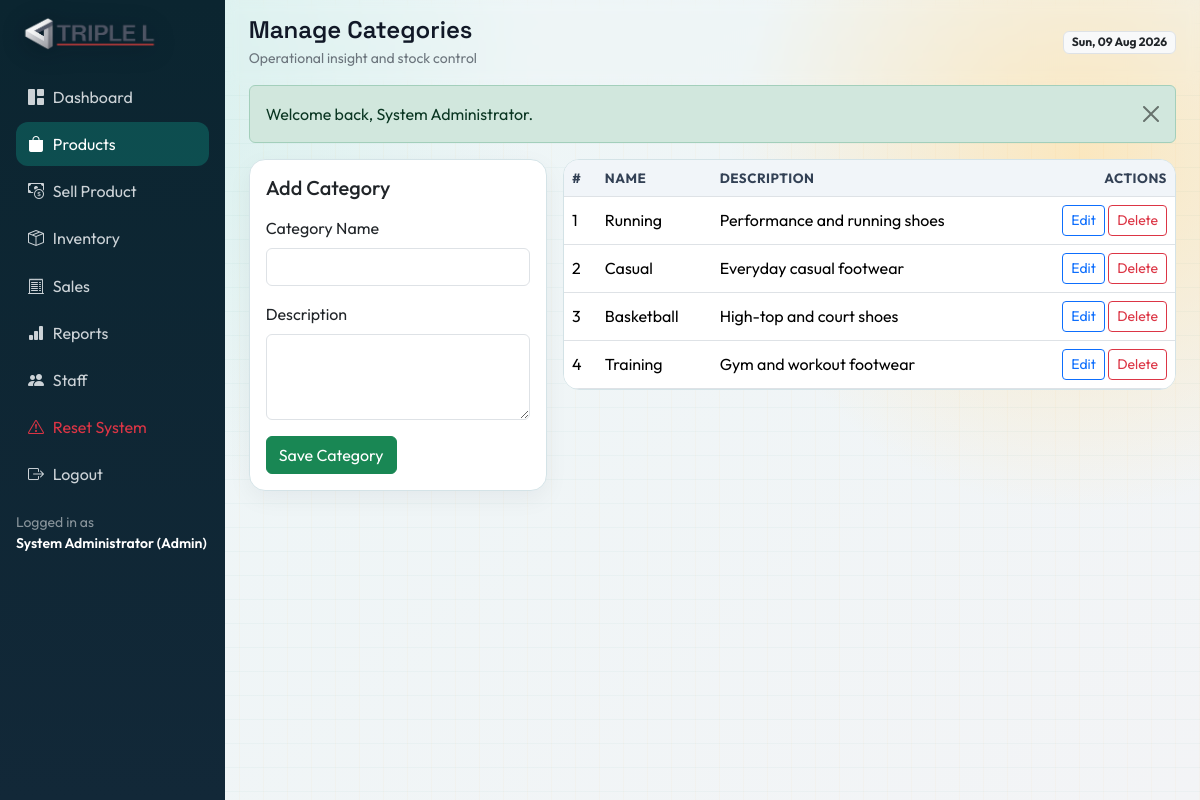
/products/manage_categories.php (signed in), run on the app's committed database.
### tables this page shows
CREATE TABLE users (
    id INT UNSIGNED AUTO_INCREMENT PRIMARY KEY,
    full_name VARCHAR(120) NOT NULL,
    username VARCHAR(60) NOT NULL UNIQUE,
    email VARCHAR(120) NOT NULL UNIQUE,
    password_hash VARCHAR(255) NOT NULL,
    role ENUM('admin', 'staff') NOT NULL DEFAULT 'staff',
    is_active TINYINT(1) NOT NULL DEFAULT 1,
    created_at TIMESTAMP NOT NULL DEFAULT CURRENT_TIMESTAMP,
    updated_at TIMESTAMP NULL DEFAULT NULL ON UPDATE CURRENT_TIMESTAMP
);

CREATE TABLE categories (
    id INT UNSIGNED AUTO_INCREMENT PRIMARY KEY,
    name VARCHAR(80) NOT NULL UNIQUE,
    description VARCHAR(255) NULL,
    created_at TIMESTAMP NOT NULL DEFAULT CURRENT_TIMESTAMP
);

### includes/functions.php (called while the page is built, shortened)
<?php
function e(?string $value): string
{
    return htmlspecialchars((string) $value, ENT_QUOTES, 'UTF-8');
}
function base_url(string $path = ''): string
{
    $base = rtrim(BASE_URL, '/');
    return $base . '/' . ltrim($path, '/');
}
function get_flash_messages(): array
{
    $messages = $_SESSION['flash_messages'] ?? [];
    return $messages;
}

### includes/auth.php (called while the page is built, shortened)
<?php
require_once __DIR__ . '/../config/database.php';
require_once __DIR__ . '/functions.php';
function current_user(): ?array
{
    static $loaded = false;
    static $user = null;
    if ($loaded) {
        return $user;
    }
    $loaded = true;
    $stmt = getPDO()->prepare('SELECT id, full_name, username, email, role, is_active FROM users WHERE id = :id LIMIT 1');
    $stmt->execute(['id' => (int) $_SESSION['user_id']]);
    $user = $stmt->fetch();
    return $user;
}
function require_login(): void
{
    if (current_user() === null) {
        set_flash('warning', 'Please log in to continue.');
        redirect(base_url('auth/login.php'));
    }
}
function require_roles(array $roles): void
{
    require_login();
}
function require_staff_or_admin(): void
{
    require_roles(['admin', 'staff']);
}
function is_admin(): bool
{
    $user = current_user();
    return $user !== null && $user['role'] === 'admin';
}

### config/database.php (called while the page is built, shortened)
<?php
function getPDO(): PDO
{
    static $pdo = null;
    if ($pdo === null) {
        $dsn = 'mysql:host=' . DB_HOST . ';dbname=' . DB_NAME . ';charset=utf8mb4';
        $options = [
            PDO::ATTR_ERRMODE => PDO::ERRMODE_EXCEPTION,
            PDO::ATTR_DEFAULT_FETCH_MODE => PDO::FETCH_ASSOC,
            PDO::ATTR_EMULATE_PREPARES => false,
        ];
        $pdo = new PDO($dsn, DB_USER, DB_PASS, $options);
    }
    return $pdo;
}

### products/manage_categories.php (the view, shortened to what this page needs)
<?php
require_once __DIR__ . '/../includes/auth.php';
require_staff_or_admin();
$pdo = getPDO();
$stmt = $pdo->query('SELECT id, name, description, created_at FROM categories ORDER BY id ASC');
$categories = $stmt->fetchAll();
$pageTitle = 'Manage Categories';
$activeMenu = 'products';
require_once __DIR__ . '/../includes/header.php';
?>
<div class="row g-3">
    <div class="col-lg-4">
        <div class="card card-surface">
            <div class="card-body">
                <h2 class="h5 mb-3">Add Category</h2>
                <form method="post" class="row g-3">
                    <div class="col-12">
                        <label class="form-label">Category Name</label>
                        <input type="text" class="form-control" name="name" required>
                    </div>
                    <div class="col-12">
                        <label class="form-label">Description</label>
                        <textarea class="form-control" name="description" rows="3"></textarea>
                    </div>
                    <div class="col-12">
                        <button class="btn btn-success">Save Category</button>
                    </div>
                </form>
            </div>
        </div>
    </div>
    <div class="col-lg-8">
        <div class="table-panel">
            <div class="table-responsive">
                <table class="table align-middle mb-0">
                    <thead>
                    <tr>
                        <th>#</th>
                        <th>Name</th>
                        <th>Description</th>
                        <th class="text-end">Actions</th>
                    </tr>
                    </thead>
                    <tbody>
                    <?php foreach ($categories as $rowIndex => $category): ?>
                        <tr>
                            <td><?= $rowIndex + 1 ?></td>
                            <td><?= e($category['name']) ?></td>
                            <td><?= e((string) $category['description']) ?></td>
                            <td class="text-end">
                                <button class="btn btn-sm btn-outline-primary" data-bs-toggle="modal" data-bs-target="#editCategory<?= e((string) $category['id']) ?>">Edit</button>
                                <form method="post" class="d-inline">
                                    <button class="btn btn-sm btn-outline-danger" data-confirm="Delete this category?" type="submit">Delete</button>
                                </form>
                            </td>
                        </tr>
                    <?php endforeach; ?>
                    </tbody>
                </table>
            </div>
        </div>
    </div>
</div>
<?php require_once __DIR__ . '/../includes/footer.php';

### includes/header.php (shortened to what this page needs)
<?php
$pageTitle = $pageTitle ?? 'Dashboard';
$activeMenu = $activeMenu ?? '';
$user = current_user();
$flashMessages = get_flash_messages();
$sidebarLogoUrl = base_url('assets/images/triple-l-logo 2.png');
$mainClass = trim((string) ($mainClass ?? ''));
$pageSubtitle = trim((string) ($pageSubtitle ?? 'Operational insight and stock control'));
$flashMap = [
    'success' => 'success',
    'error' => 'danger',
    'warning' => 'warning',
    'info' => 'info',
];
?>
<!doctype html>
<html lang="en">
<head>
    <link href="https://cdn.jsdelivr.net/npm/bootstrap@5.3.3/dist/css/bootstrap.min.css" rel="stylesheet">
    <link rel="stylesheet" href="https://cdn.jsdelivr.net/npm/bootstrap-icons@1.11.3/font/bootstrap-icons.min.css">
    <link rel="stylesheet" href="<?= e(base_url('assets/css/style.css')) ?>">
</head>
<body>
<div class="app-bg-layer"></div>
<div class="app-shell d-flex">
    <aside class="sidebar offcanvas-lg offcanvas-start text-bg-dark" tabindex="-1" id="sidebarNav">
        <div class="offcanvas-body d-flex flex-column p-3">
            <div class="brand-tag mb-4">
                <img class="brand-tag-logo" src="<?= e($sidebarLogoUrl) ?>" alt="Triple L">
            </div>
            <nav class="nav flex-column gap-1 sidebar-nav">
                <a class="nav-link <?= $activeMenu === 'dashboard' ? 'active' : '' ?>" href="<?= e(base_url('dashboard/dashboard.php')) ?>"><i class="bi bi-grid-1x2-fill"></i> Dashboard</a>
                <a class="nav-link <?= $activeMenu === 'products' ? 'active' : '' ?>" href="<?= e(base_url('products/list_products.php')) ?>"><i class="bi bi-bag-fill"></i> Products</a>
                <a class="nav-link <?= $activeMenu === 'sell' ? 'active' : '' ?>" href="<?= e(base_url('sales/add_sale.php')) ?>"><i class="bi bi-cash-coin"></i> Sell Product</a>
                <?php if (is_admin()): ?>
                    <a class="nav-link <?= $activeMenu === 'inventory' ? 'active' : '' ?>" href="<?= e(base_url('inventory/stock_history.php')) ?>"><i class="bi bi-box-seam"></i> Inventory</a>
                    <a class="nav-link <?= $activeMenu === 'sales' ? 'active' : '' ?>" href="<?= e(base_url('sales/sales_history.php')) ?>"><i class="bi bi-receipt-cutoff"></i> Sales</a>
                    <a class="nav-link <?= $activeMenu === 'reports' ? 'active' : '' ?>" href="<?= e(base_url('reports/reports.php')) ?>"><i class="bi bi-bar-chart-fill"></i> Reports</a>
                    <a class="nav-link <?= $activeMenu === 'users' ? 'active' : '' ?>" href="<?= e(base_url('users/manage_staff.php')) ?>"><i class="bi bi-people-fill"></i> Staff</a>
                    <a class="nav-link text-danger" href="<?= e(base_url('admin_reset.php')) ?>"><i class="bi bi-exclamation-triangle"></i> Reset System</a>
                <?php endif; ?>
                <a class="nav-link" href="<?= e(base_url('auth/logout.php')) ?>"><i class="bi bi-box-arrow-right"></i> Logout</a>
            </nav>
            <div class="mt-auto small text-white-50 pt-3">
                Logged in as
                <div class="fw-semibold text-white"><?= e($user['full_name']) ?> (<?= e(ucfirst($user['role'])) ?>)</div>
            </div>
        </div>
    </aside>
    <div class="content-wrapper flex-grow-1">
        <header class="topbar d-flex align-items-center justify-content-between px-3 px-md-4 py-3">
            <div class="d-flex align-items-center gap-2 topbar-main">
                <div>
                    <h1 class="h4 mb-0 page-heading"><?= e($pageTitle) ?></h1>
                    <small class="text-secondary"><?= e($pageSubtitle) ?></small>
                </div>
            </div>
            <div class="topbar-meta d-flex align-items-center gap-3 ms-auto">
                <span class="badge bg-light text-dark border"><?= e(date('D, d M Y')) ?></span>
            </div>
        </header>
        <main class="container-fluid px-3 px-md-4 pb-4<?= $mainClass !== '' ? ' ' . e($mainClass) : '' ?>">
            <?php foreach ($flashMessages as $message): ?>
                <?php $class = $flashMap[$message['type']] ?? 'secondary'; ?>
                <div class="alert alert-<?= e($class) ?> alert-dismissible fade show" role="alert">
                    <?= e($message['message']) ?>
                    <button type="button" class="btn-close" data-bs-dismiss="alert" aria-label="Close"></button>
                </div>
            <?php endforeach; ?>

### includes/footer.php (shortened to what this page needs)
        </main>
    </div>
</div>
</body>
</html>

### assets/css/style.css (style rules this page uses)
:root { --bg-soft: #ecf6f7; --bg-accent: #f8efe0; --surface: #ffffff; --surface-dark: #0f172a; --primary: #0f766e; --primary-strong: #115e59; --accent: #f59e0b; --text-main: #111827; --text-muted: #6b7280; --border-soft: #d4e3e7; --danger: #dc2626; }
* { box-sizing: border-box; }
body { margin: 0; font-family: 'Outfit', sans-serif; color: var(--text-main); min-height: 100vh; overflow-x: hidden; background: radial-gradient(circle at 10% 10%, #d7f0ed 0%, transparent 32%), radial-gradient(circle at 90% 20%, #fbe7be 0%, transparent 28%), linear-gradient(140deg, var(--bg-soft), #f3f4f6); }
.app-bg-layer { position: fixed; inset: 0; pointer-events: none; background-image: linear-gradient(transparent 95%, rgba(15, 118, 110, 0.03) 95%), linear-gradient(90deg, transparent 95%, rgba(245, 158, 11, 0.03) 95%); background-size: 24px 24px; z-index: -1; }
.app-shell { min-height: 100vh; width: 100%; overflow-x: clip; }
.content-wrapper { flex: 1 auto; min-width: 0; display: flex; flex-direction: column; min-height: 100vh; }
.sidebar { width: 280px; background: linear-gradient(180deg, #0b2530, #122838); }
.brand-tag { display: inline-flex; align-items: center; gap: 0.5rem; font-family: 'Space Grotesk', sans-serif; font-weight: 600; letter-spacing: 0.4px; color: #f8fafc; }
.brand-tag-logo { width: clamp(150px, 72%, 220px); max-width: 100%; height: auto; object-fit: contain; border-radius: 0; filter: drop-shadow(0 3px 12px rgba(2, 6, 23, 0.45)); }
.sidebar-nav .nav-link { color: rgba(248, 250, 252, 0.82); border-radius: 0.75rem; padding: 0.6rem 0.75rem; display: flex; align-items: center; gap: 0.55rem; transition: all 0.2s ease; }
.sidebar-nav .nav-link:hover, .sidebar-nav .nav-link.active { color: #fff; background: rgba(15, 118, 110, 0.5); }
.topbar { -webkit-backdrop-filter: blur(6px); backdrop-filter: blur(6px); flex-wrap: wrap; gap: 0.75rem; }
.topbar-main { min-width: 0; flex: 1 1 auto; }
.topbar-meta { flex: 0 0 auto; }
.page-heading { font-family: 'Space Grotesk', sans-serif; font-weight: 600; overflow-wrap: anywhere; }
main.container-fluid { min-width: 0; }
.card-surface { border: 1px solid var(--border-soft); border-radius: 1rem; box-shadow: 0 8px 24px rgba(15, 23, 42, 0.05); }
.table-panel { background: #fff; border: 1px solid var(--border-soft); border-radius: 1rem; overflow: hidden; }
.table thead th { background: #f1f5f9; color: #334155; border-bottom-width: 1px; font-size: 0.84rem; text-transform: uppercase; letter-spacing: 0.5px; }

### data on the page
users: full_name "System Administrator", role "Admin"
categories: name "Running", description "Performance and running shoes"
categories: name "Casual", description "Everyday casual footwear"
categories: name "Basketball", description "High-top and court shoes"
categories: name "Training", description "Gym and workout footwear"

### other printed values
$pageTitle "Manage Categories"
$pageSubtitle "Operational insight and stock control"
$message['message'] "Welcome back, System Administrator."
